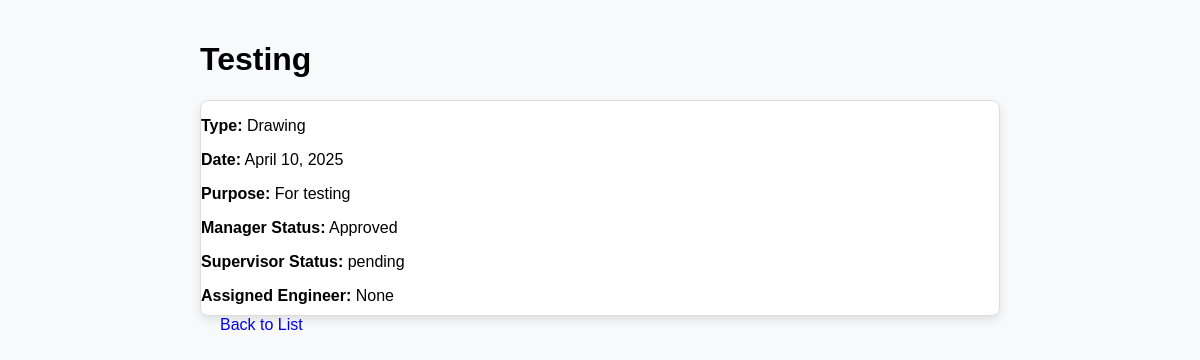
The app's page /request-detail/6/ (signed in), older data.
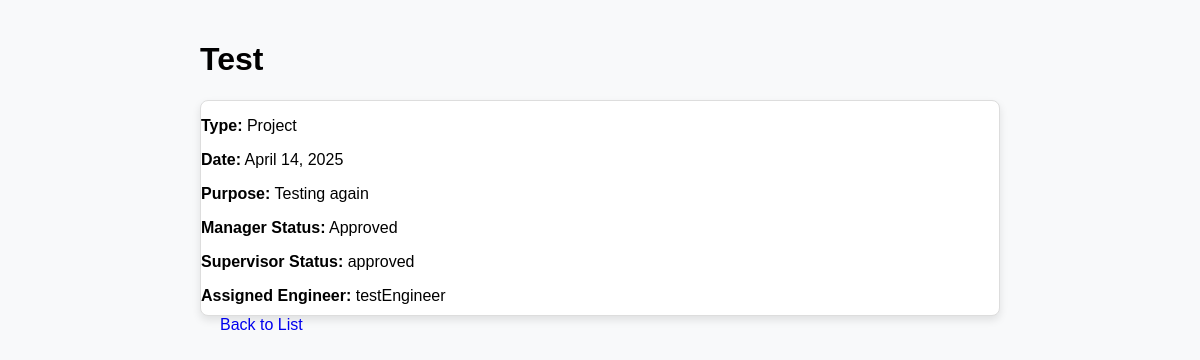
The same page, newer data.
### forms/models.py (models this page shows, shortened)
class RequestForm(models.Model):
    REQUEST_TYPE_CHOICES = [
        ('project', 'Project'),
        ('modification', 'Modification'),
        ('drawing', 'Drawing'),
    ]
    request_type = models.CharField(
        max_length=50,
        choices=REQUEST_TYPE_CHOICES,
        default='project',
    )
    proposed_title = models.CharField(max_length=100)
    request_date = models.DateField()
    purpose = models.TextField()
    uploaded_file = models.FileField(upload_to='uploads/', null=True, blank=True)
    APPROVAL_CHOICES = [
        ('pending', 'Pending'),
        ('approved', 'Approved'),
        ('rejected', 'Rejected'),
        ('checked', 'Checked'),
        ('assigned', 'Assigned'),
    ]
    approval_status = models.CharField(
        max_length=10,
        choices=APPROVAL_CHOICES,
        default='pending',
    )
    SUPERVISOR_CHOICES = [
        ('pending', 'Pending'),
        ('approved', 'Approved'),
        ('rejected', 'Rejected'),
    ]
    supervisor_status = models.CharField(
        max_length=10,
        choices=SUPERVISOR_CHOICES,
        default='pending',
    )
    STATUS_CHOICES = [
        ('created', 'Created'),
        ('manager_approved', 'Manager Approved'),
        ('supervisor_approved', 'Supervisor Approved'),
        ('engineer_assigned', 'Engineer Assigned'),
    ]
    status = models.CharField(
        max_length=20,
        choices=STATUS_CHOICES,
        default='created',
    )
    created_by = models.ForeignKey(User, on_delete=models.CASCADE, related_name='created_requests')
    approved_by = models.ForeignKey(User, on_delete=models.SET_NULL, null=True, blank=True, related_name='approved_requests')
    approved_at = models.DateTimeField(null=True, blank=True)
    submitted_by = models.ForeignKey(User, on_delete=models.CASCADE, null=True, blank=True)
    checked_by = models.ForeignKey(User, on_delete=models.SET_NULL, null=True, blank=True, related_name='checked_requests')
    assigned_engineer = models.ForeignKey(User, on_delete=models.SET_NULL, null=True, blank=True, related_name='assigned_requests')
    checked_at = models.DateTimeField(null=True, blank=True)
    assigned_at = models.DateTimeField(null=True, blank=True)
    created_at = models.DateTimeField(auto_now_add=True)  # Automatically set on creation
    updated_at = models.DateTimeField(auto_now=True)  # Automatically updated on save
    class Meta:
        permissions = [
            ("can_approve_request", "Can approve request"),
            ("can_reject_request", "Can reject request"),
            ("can_review_supervisor", "Can review supervisor"),
            ("can_assign_engineer", "Can assign Engineer"),
        ]
    def save(self, *args, **kwargs):
        if self.approval_status == 'approved' and self.supervisor_status == 'approved' and self.assigned_engineer:
            self.status = 'engineer_assigned'
        elif self.approval_status == 'approved' and self.supervisor_status == 'approved':
            self.status = 'supervisor_approved'
        elif self.approval_status == 'approved':
            self.status = 'manager_approved'
        else:
            self.status = 'created'
        self.full_clean()
        super().save(*args, **kwargs)
    def approve(self, user):
        """Approve the request by the manager."""
        if self.approval_status != 'pending':
            raise ValueError("Only pending requests can be approved.")
        self.approval_status = 'approved'
        self.status = 'manager_approved'
        self.approved_by = user
        self.approved_at = timezone.now()
        self.save()
    def reject(self, user):
        """Reject the request by the manager."""
        if self.approval_status != 'pending':
            raise ValueError("Only pending requests can be rejected.")
        self.approval_status = 'rejected'
        self.status = 'created'  # Reset status to created
        self.approved_by = user
        self.approved_at = now()
        self.save()

### forms/views.py (the view)
# urls.py: path('request-detail/<int:request_id>/', views.request_detail, name='request_detail'),
@login_required
def request_detail(request, request_id):
    req = get_object_or_404(RequestForm, id=request_id)
    return render(request, 'request_detail.html', {'request': req})

### forms/templates/request_detail.html (shortened to what this page needs)
{% load static %}
<!DOCTYPE html>
<html lang="en">
<head>
    <link rel="stylesheet" href="{% static 'forms/css/request_detail.css' %}">
</head>
<body>
    <div class="container mt-5">
        <h1 class="text-center">{{ request.proposed_title }}</h1>
        <div class="card mt-4">
            <div class="card-body">
                <p><strong>Type:</strong> {{ request.get_request_type_display }}</p>
                <p><strong>Date:</strong> {{ request.request_date }}</p>
                <p><strong>Purpose:</strong> {{ request.purpose }}</p>
                <p><strong>Manager Status:</strong> {{ request.get_approval_status_display }}</p>
                <p><strong>Supervisor Status:</strong> {{ request.supervisor_status }}</p>
                <p><strong>Assigned Engineer:</strong> {{ request.assigned_engineer }}</p>
            </div>
        </div>
        <div class="text-center mt-4">
            <a href="{% url 'forms:list_request' %}" class="btn btn-secondary">Back to List</a>
        </div>
    </div>
</body>
</html>

### forms/static/forms/css/request_detail.css (style rules this page uses)
body { font-family: Arial, sans-serif; background-color: #f8f9fa; margin: 0; padding: 0; }
.container { max-width: 800px; margin: 0 auto; padding: 20px; }
.card { border: 1px solid #ddd; border-radius: 8px; box-shadow: 0 4px 8px rgba(0, 0, 0, 0.1); background-color: #fff; }
.card-body p { font-size: 16px; margin-bottom: 10px; }
.btn { padding: 10px 20px; font-size: 16px; border-radius: 5px; text-decoration: none; }

Row changes from the older to the newer data that the page shows:
changed RequestForm "Approved": proposed_title "Testing" → "Test"; request_type "Drawing" → "Project"; request_date "April 10, 2025" → "April 14, 2025"; purpose "For testing" → "Testing again"; supervisor_status "pending" → "approved"; assigned_engineer "None" → "testEngineer"
